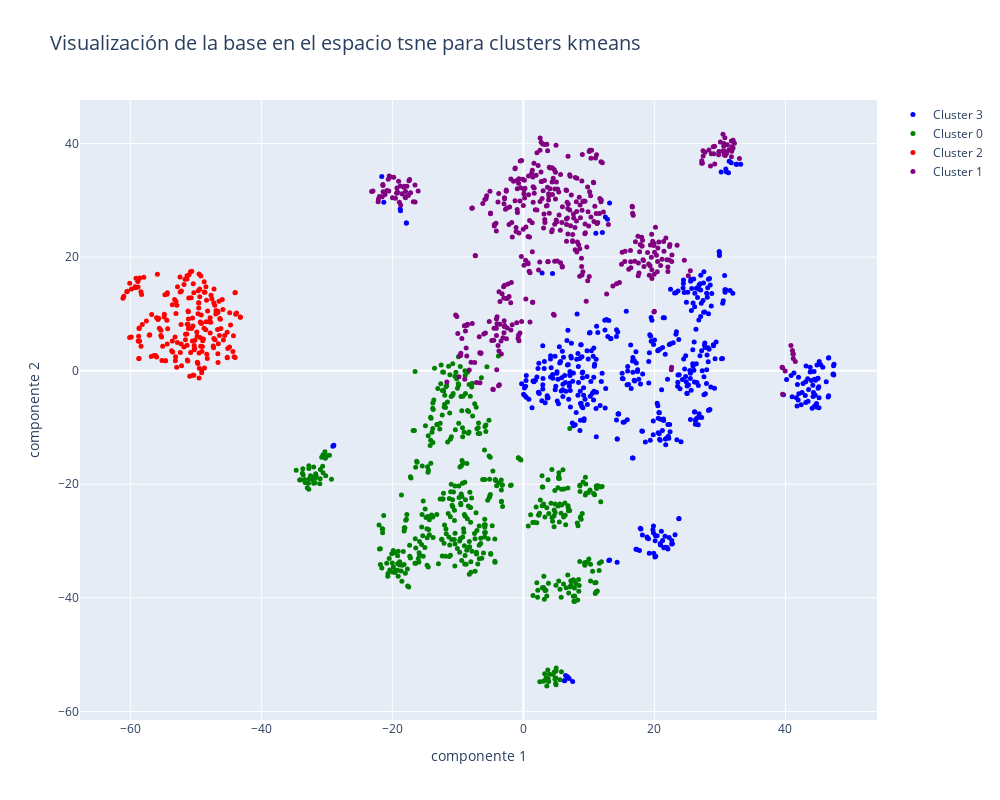

This figure's notebook cell:
### Code cell
layout = go.Layout(title="Visualización de la base en el espacio tsne para clusters kmeans",titlefont=dict(size=20),
                xaxis=dict(title='componente 1'),
                yaxis=dict(title='componente 2'),
                autosize=False, width=1000,height=800)

# Etiquetas de cluster
cluster_labels = df_clusters_kmean_position_name["kmeans_4"]

# Colores para cada cluster
cluster_colors = ['blue', 'green', 'red', 'purple']  # Define los colores que quieras

# Crear una lista de objetos Scatter para cada cluster
cluster_scatters = []
for cluster_id, color in zip(cluster_labels.unique(), cluster_colors):
    cluster_data = df_clusters_kmean_tsne[cluster_labels == cluster_id]
    cluster_positions = df_clusters_kmean_position_name.loc[cluster_labels == cluster_id, 'Position']

    cluster_scatter = go.Scatter(
        x=cluster_data[:, 0],
        y=cluster_data[:, 1],
        mode='markers',
        text=cluster_positions,
        marker=dict(size=5, color=color),
        name=f'Cluster {cluster_id}'
    )
    cluster_scatters.append(cluster_scatter)

# Agregar todos los objetos Scatter al data
data3 = cluster_scatters


# Crea el gráfico
fig = go.Figure(data=data3, layout=layout)
fig.show()

### Figure 1 — Plotly figure (JSON) as saved in the notebook; plotly's stock layout.template omitted (floating-point values rounded to 4 significant figures; data arrays with more than 128 entries replaced by an {"elided": "..."} marker saying what was removed)
{"data": [{"marker": {"color": "blue", "size": 5}, "mode": "markers", "name": "Cluster 3", "text": {"elided": "474 str values"}, "type": "scatter", "x": {"elided": "474 float values"}, "y": {"elided": "474 float values"}}, {"marker": {"color": "green", "size": 5}, "mode": "markers", "name": "Cluster 0", "text": {"elided": "501 str values"}, "type": "scatter", "x": {"elided": "501 float values"}, "y": {"elided": "501 float values"}}, {"marker": {"color": "red", "size": 5}, "mode": "markers", "name": "Cluster 2", "text": {"elided": "200 str values"}, "type": "scatter", "x": {"elided": "200 float values"}, "y": {"elided": "200 float values"}}, {"marker": {"color": "purple", "size": 5}, "mode": "markers", "name": "Cluster 1", "text": {"elided": "460 str values"}, "type": "scatter", "x": {"elided": "460 float values"}, "y": {"elided": "460 float values"}}], "layout": {"autosize": false, "height": 800, "title": {"font": {"size": 20}, "text": "Visualización de la base en el espacio tsne para clusters kmeans"}, "width": 1000, "xaxis": {"title": {"text": "componente 1"}}, "yaxis": {"title": {"text": "componente 2"}}}}
